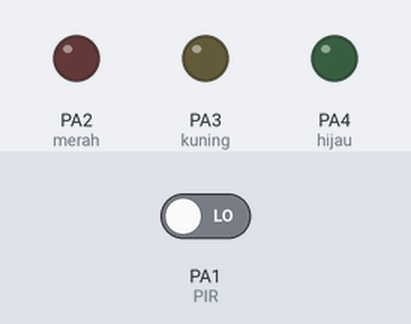
Simulated run of this sketch. Board: STM32 Blue Pill. On the bench: output pins drawn as LEDs (lit = HIGH). Dashed ring = blinking. The inputs (shaded band) are chosen by the test bench; at power-on: PA1 (PIR) LOW. What the sketch prints to the serial monitor is not drawn.

Above: at 1.2 s.
1.3 s: PA1 (PIR) driven HIGH
At 1.75 s:
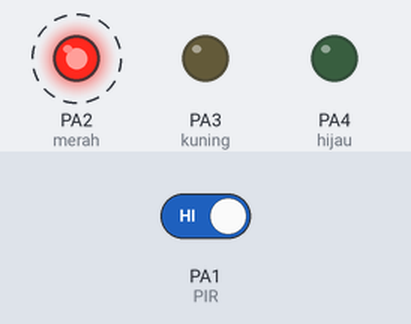
4.3 s: PA1 (PIR) driven LOW
At 4.3 s:
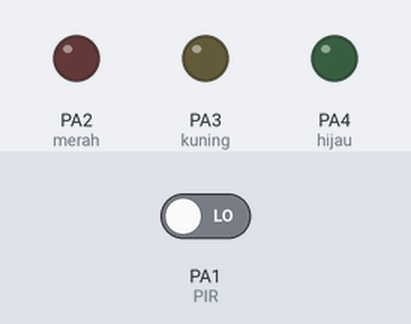
Timing chart, 0 to 7.3 s (numbered marks = the images above; inputs shaded):
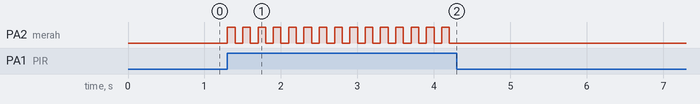

Measured:
- after the input at 1.3 s, PA2 (merah): alternates HIGH for 0.10 s and LOW for 0.10 s, starting at once
- after the input at 4.3 s, PA2 (merah): stops changing and stays LOW

The sketch:

STM32_Sensor__PIR.ino
```cpp
//INISIALISASI
int PIR=PA1;
int merah=PA2;
int kuning=PA3;
int hijau=PA4;

void setup() {
  Serial.begin(9600);
  pinMode(PIR,INPUT);
  pinMode(merah,OUTPUT);
  pinMode(kuning,OUTPUT);
  pinMode(hijau,OUTPUT);
}

void loop() {
  //BACA DATA
  int bacaPIR=digitalRead(PIR);

  //PRINT SERIAL
  Serial.print("DATA PIR :");
  Serial.print(bacaPIR);
  Serial.println();

  //LOGIKA
  if(bacaPIR==1){
    Serial.println("ADA ORANG");
    digitalWrite(merah,HIGH);
    delay(100);
    digitalWrite(merah,LOW);
    delay(100);
  }
  else{
    Serial.println("KOSONG");
    digitalWrite(merah,LOW);

  }
}
```
